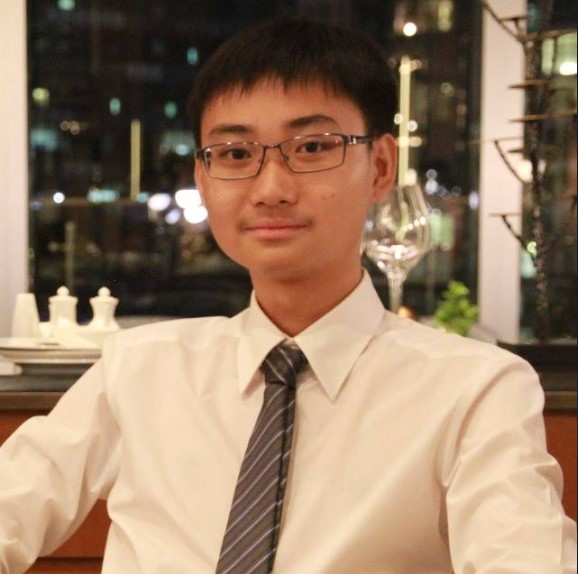
#> input picture video-fall-detection-master/tzj.jpg, 578 x 574 px
$ python test.py
#> lines starting #> are read from the running program, lines starting #| are printed output that depends on the picture; after the words box and inside, x2 and y2 are one past the last pixel; in counts of white or black regions, pixels touching at a corner belong together
import numpy as np
import cv2 as cv

img = cv.imread('tzj.jpg')
#> img is the input picture: shape (574, 578, 3); mean B, G, R 102.4, 125.5, 151.7
fgbg = cv.createBackgroundSubtractorMOG2() # Help BG
while(1):
    ret,thresh = cv.threshold(img,127,255,0)
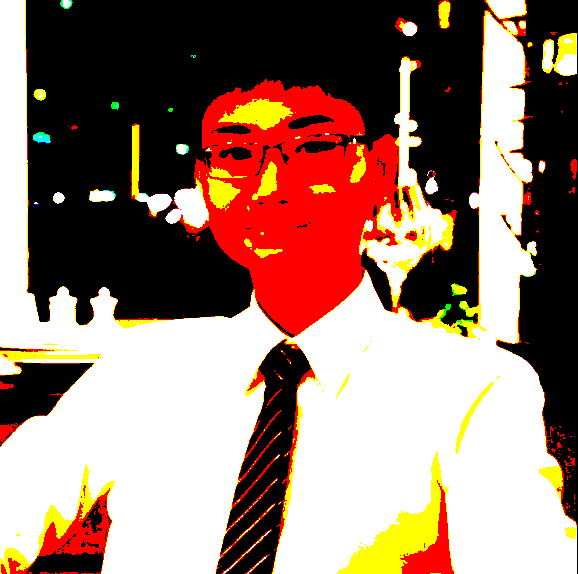
#> thresh: shape (574, 578, 3); mean B, G, R 109, 122.9, 152.6

    gray = cv.cvtColor(img, cv.COLOR_BGR2GRAY)
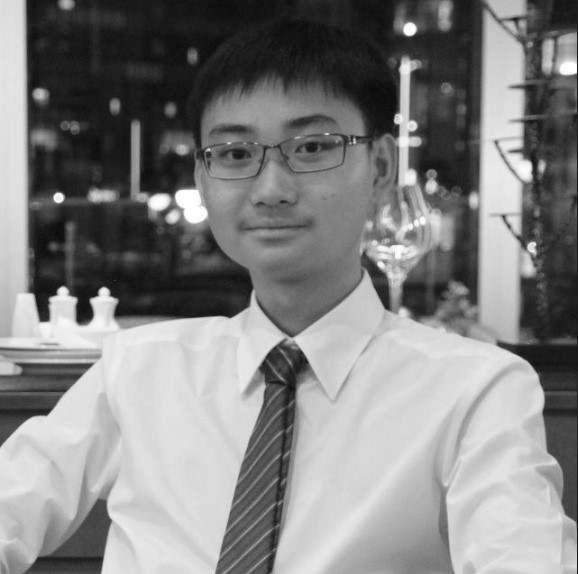
#> gray: shape (574, 578); min 10, max 255, mean 130.7
    fgmask = fgbg.apply(gray) #Remove background
#> fgmask: shape (574, 578); every value is 127
    contours, _ = cv.findContours(fgmask, cv.RETR_TREE, cv.CHAIN_APPROX_SIMPLE) # source img, contour retrivial mode, contour approximation method
#> contours = [[[0, 0], [0, 573], [577, 573], [577, 0]]]
    if contours:
        # List to hold all areas
        areas = []

        for contour in contours:
            ar = cv.contourArea(contour)
            areas.append(ar)
#> this loop made 1 pass
#> (contour, ar) on pass 1: ([[0, 0], [0, 573], [577, 573], [577, 0]], 330621)
#> after the loop, areas = [330621]

        max_area = max(areas, default = 0)
#> max_area = 330621

        max_area_index = areas.index(max_area)
#> max_area_index = 0

        cnt = contours[max_area_index]
#> cnt = [[0, 0], [0, 573], [577, 573], [577, 0]]

        M = cv.moments(cnt)
#> M = moments, m00 330621, centre m10/m00, m01/m00 = (288.5, 286.5)

        x, y, w, h = cv.boundingRect(cnt)
#> x = 0; y = 0; w = 578; h = 574

        cv.drawContours(fgmask, [cnt], 0, (255,255,255), 3, maxLevel = 0)
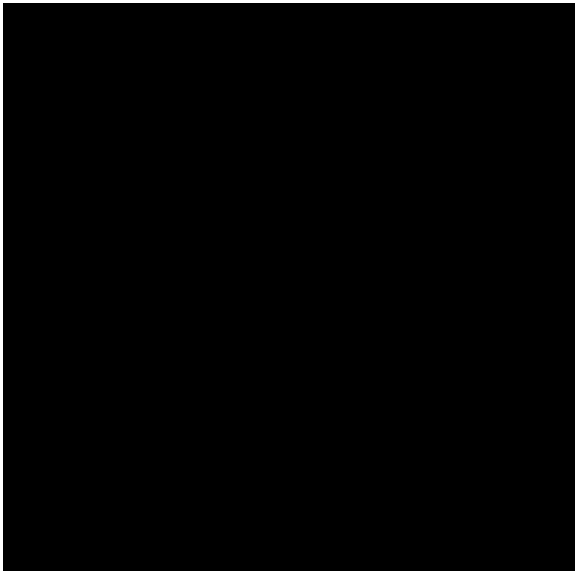
#> fgmask: shape (574, 578); values 127 (black) and 255 (white), 2.1% white; 1 white region, box (x1, y1, x2, y2) and area: (0, 0, 578, 574) 6876
        cv.rectangle(img,(x,y),(x+w,y+h),(0,0,255),2)
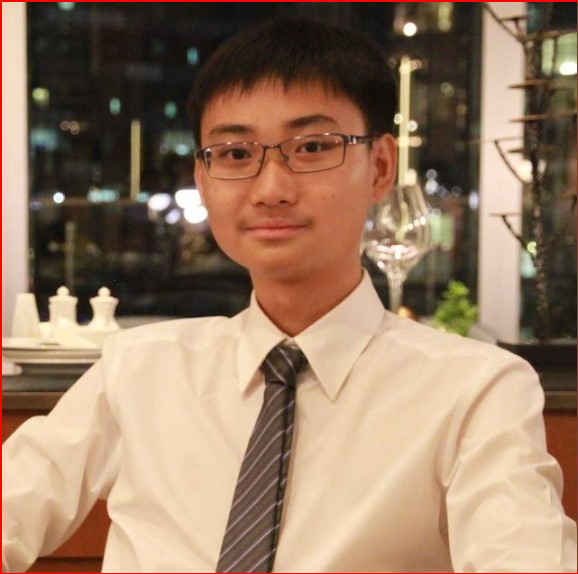
#> img: shape (574, 578, 3); 1.04% of pixels changed, all inside (x1, y1, x2, y2) = (0, 0, 578, 574)
    cv.imshow('image',img)
    if cv.waitKey(33) & 0xFF == 27:
#> (key Esc is pressed here)
        break
cv.destroyAllWindows()
